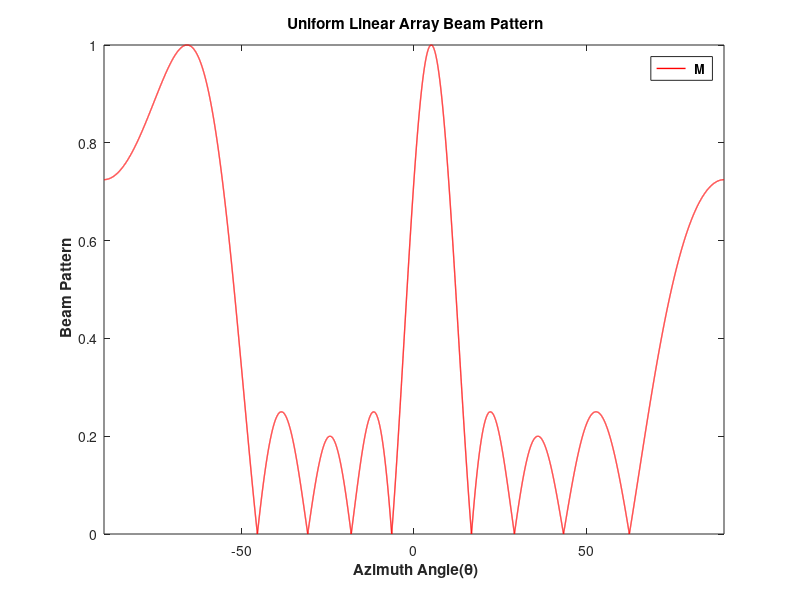
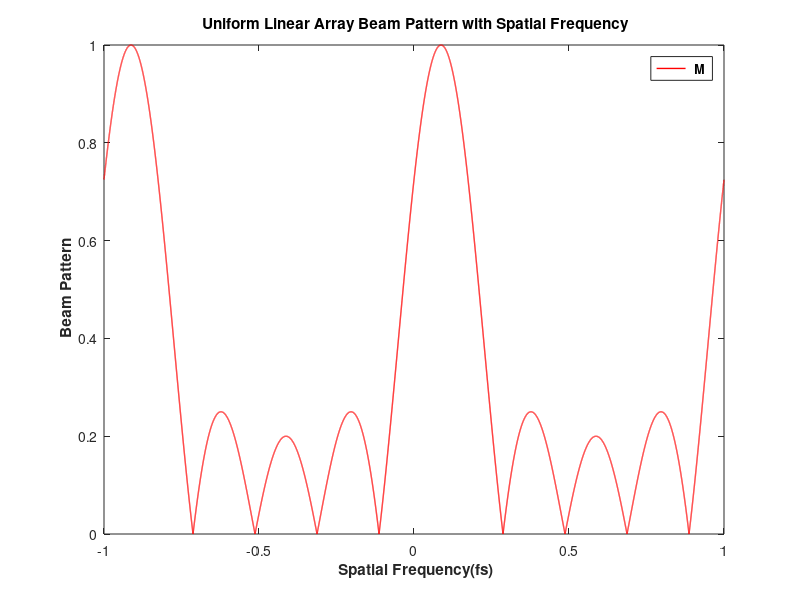
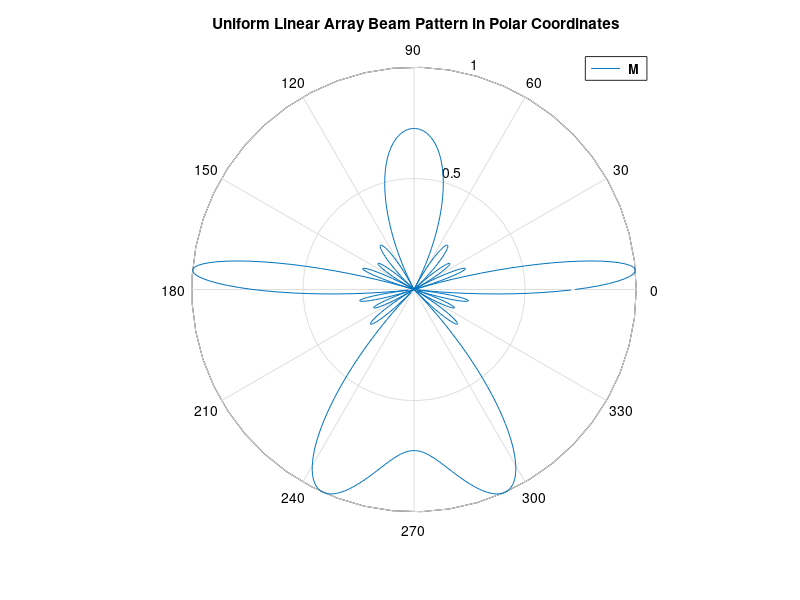

MATLAB code for these plots, in order:
% Program in which wavelength and sensor distance are manually provided.

M = input('Enter number of sensors: ');
display('Enter the wavelength and sensors in same dimensional units');
d = input('Enter the spacing between the sensors: ');
lambda = input('Enter the wavelength: ');
steering_angle = input('Enter steering angle in degrees: ');

theta = -90:0.01:90; % Azimuth angle in degrees.
theta_polar = 0:0.01:2*pi; % Azimuth angle in radians.
fs = sind(theta); % Spatial frequency.

x = (d/lambda).*(sind(theta)-sind(steering_angle));
y = (d/lambda).*(sin(theta_polar)-sin(deg2rad(steering_angle)));

B_cartesian = abs((1/M).*(sin(pi*M*x))./sin(pi*x));
figure(1);
plot(theta,B_cartesian,'-r','LineWidth',1);
xlim([-90 90]);
ylim([0 1]);
title('\bf Uniform Linear Array Beam Pattern');
ylabel('\bf Beam Pattern');
xlabel('\bf Azimuth Angle(\theta)');
legend('\bf M');
figure(2);
plot(fs,B_cartesian,'-r','LineWidth',1);
xlim([-1 1]);
ylim([0 1]);
title('\bf Uniform Linear Array Beam Pattern with Spatial Frequency');
ylabel('\bf Beam Pattern');
xlabel('\bf Spatial Frequency(fs)');
legend('\bf M');
figure(3);
B_polar = abs((1/M).*(sin(pi*M*y))./sin(pi*y));
polar(theta_polar, B_polar);
title('\bf Uniform Linear Array Beam Pattern in Polar Coordinates');
legend('\bf M');